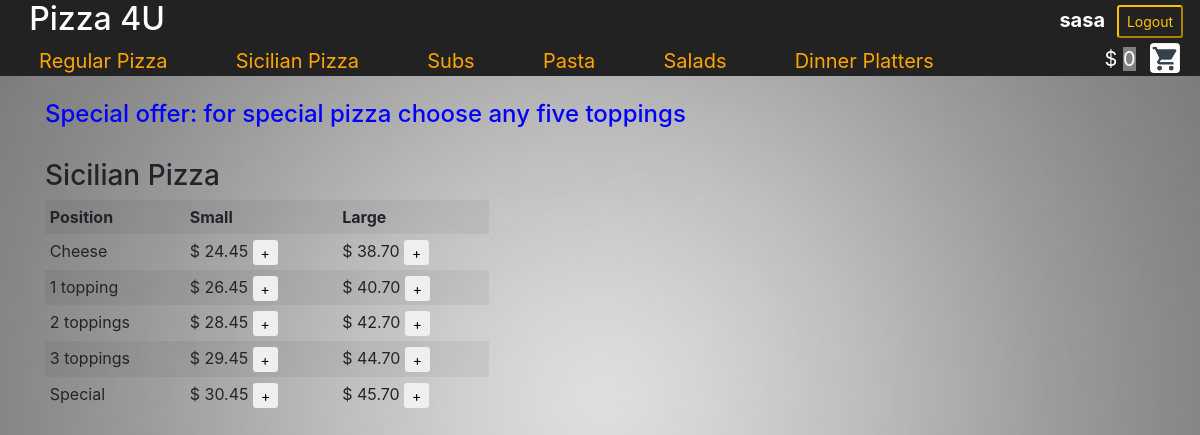
Page /menu/Sicilian Pizza (signed in) on the committed database.
### orders/models.py (models this page shows, shortened)
class MenuPosition(models.Model):
	name = models.CharField(max_length=64)
	name_id = models.CharField(max_length=64)

class MenuTable(models.Model):
	id_position = models.AutoField(primary_key=True)
	category = models.CharField(max_length=64, help_text="Enter the category of dish")
	dish_name = models.CharField(max_length=64, null=True, help_text="Enter a dish")
	price_sml = models.DecimalField(max_digits=4, decimal_places=2, \
									null=True, blank=True, help_text="Enter price")
	price_lrg = models.DecimalField(max_digits=4, decimal_places=2, \
									null=True, blank=True, help_text="Enter price")
	topping_count = models.IntegerField(null=True, blank=True,\
									help_text="Enter topping count")

### orders/views.py (the view)
# urls.py: path("menu/<str:menu_position>", views.menu, name="menu"),
def menu(request, menu_position):
	menu_table = list(MenuTable.objects.filter(category=menu_position).values())
	toppings = MenuTable.objects.filter(category="Toppings").values()
	price_lrg = MenuTable.objects.filter(category=menu_position).values("price_lrg")
	flag = False
	for price in price_lrg:
		if price["price_lrg"] != None:
			flag = True
			break
	context = {\
				"user": request.user,\
				"menu_position":menu_position,\
				"menu_list": MenuPosition.objects.values_list(),\
				"menu_table": menu_table,\
				"toppings":toppings,\
				"flag": flag,\
				"total_cost": order_prise(request.user)
	}
	return render(request,"menu.html", context)

### orders/views.py (called while the page is built)
def order_prise(user_id):
	check_order(user_id)
	order_price = 0
	user_order = Orders.objects.filter(user_id=user_id, order_status="in basket").get()
	user_ord_numb = user_order.order_number
	order_list = OrderDetails.objects.filter(order_number=user_ord_numb)
	if user_order:
		for one_dish in order_list:
			if one_dish.dish_id.category != "Toppings":
				order_price += one_dish.price
	return order_price

def check_order(user_id):
	order_list_ = Orders.objects.filter(user_id=user_id, order_status="in basket").values()
	if len(order_list_) == 0:
		user_order = Orders(user=user_id, order_status="in basket")
		user_order.save()

### orders/templates/menu.html (shortened to what this page needs)
{% extends "index.html" %}
{% block body%}
	{% if flag %}
		{% if menu_position == 'Regular Pizza' or menu_position == 'Sicilian Pizza' %}
			<div style="margin-top: 30px;margin-bottom:30px; color: blue">
				<h4>Special offer: for special pizza choose any five toppings</h4>
			</div>
			<h3>{{ menu_position }}</h3>
			<table id="pizza_table" class="table table-striped table-hover table-borderless table-sm" style="width:40%">
				<tr >
	                <th>Position</th>
	                <th>Small</th>
		            <th>Large</th>
	        	</tr>
				{% for name in menu_table %}
		            <tr>
		                <td>{{ name.dish_name }}</td>
	                		{% if name.topping_count == None %}
	                			<td>$ {{ name.price_sml }}
									<a href="{% url 'add_in_basket' menu_position  name.id_position 'price_sml' None %}">
										<button class="btn btn-sm btn_submit" >+</button>
									</a>
								</td>
				                <td>
				                	$ {{ name.price_lrg }}
				                	<a href="{% url 'add_in_basket' menu_position  name.id_position 'price_lrg' None %}">
										<button class="btn btn-sm btn_submit" >+</button>
									</a>
								</td>
		                	{% else %}
			                	<td>$ {{ name.price_sml }}
										<button id="pizza_sml_btn" class="btn btn-sm btn_submit" data-toggle="modal" data-target="#myModal" value="{{menu_position}}, {{name.id_position}}, price_sml, {{name.topping_count}}">+</button>
								</td>
			                <td>
			                	$ {{ name.price_lrg }}
	 								<button id="pizza_lrg_btn" class="btn btn-sm btn_submit" data-toggle="modal" data-target="#myModal"
	 								value="{{menu_position}}, {{name.id_position}}, price_lrg, {{name.topping_count}}">+</button>
							</td>
						{% endif %}
					</tr>
				{% endfor %}
			</table>
    	{% endif %}
	{% endif %}
{% endblock %}

### orders/templates/index.html (shortened to what this page needs)
<!DOCTYPE html>
<html>
    <head>
        {% load static %}
        <link rel="stylesheet" href="https://maxcdn.bootstrapcdn.com/bootstrap/4.1.3/css/bootstrap.min.css">
        <link rel="stylesheet" type="text/css" href="{% static 'styles.css' %}">
    </head>
    <body >
        <div class="main-header" style="z-index:99999999">
            <div class="grid-container">
                <div>
                    <h2 class='text-white text-right'><a style="color: white; margin-right: 5px" href="{% url 'index'  %}">Pizza 4U</a></h2>
                </div>
                <div>
                </div>
                {% if user %}
                        <div id = "username_in_head" class='text-white text-right font-weight-bold' style="font-size: larges; margin: 5px;margin-right: -15px" >{{user}}</div>
                        <div>
                            <a href="{% url 'logout' %}">
                                <button id = "btn_logout" style="margin: 5px; margin-right: -15px" type="button" class="btn-sm btn-outline-warning">Logout</button>
                            </a>
                        </div>
                {% endif %}
            </div>
        {% if user.is_superuser %}
            </div>
            <div class="container" style="margin-top: 80px">
                <table>
                    {% for order in all_orders %}
                        <tr height="35">
                            <td>
                                <h5 id="inline">#{{ order.order_number }} - {{ order.user }} - {{ order.order_status }}</h5>
                            </td>
                            <td>
                                <div class="dropdown" id="inline">
                                    <button type="button" class="btn btn-success dropdown-toggle" data-toggle="dropdown">
                                    Order Status
                                    </button>
                                    <div class="dropdown-menu">
                                        <a class="dropdown-item" href="{% url 'order_status' order.order_number 'in procces' %}">in procces</a>
                                        <a class="dropdown-item" href="{% url 'order_status' order.order_number 'closed' %}">closed</a>
                                    </div>
                                </div>
                            </td>
                            <td>
                                <div class="dropdown" id="inline">
                                    <button type="button" class="btn btn-sml btn-info dropdown-toggle" data-toggle="dropdown">
                                    Order Details</button>
                                    <div class="dropdown-menu">
                                        {% for details in order_details %}
                                           {% if details.order_number.order_number == order.order_number %}
                                                {% if details.dish_id.category == "Toppings" %}
                                                    <a class="dropdown-item" style="margin-left: 30px">- {{ details.dish_id.dish_name }}</a>
                                                {% else %}
                                                    <a class="dropdown-item">{{ details.dish_id.category }}/{{ details.dish_id.dish_name }} - $ {{ details.price }}</a>
                                                {% endif %}
                                            {% endif %}
                                        {% endfor %}
                                    </div>
                                </div>
                            </td>
                        </tr>
                    {% endfor %}
                </table>
            </div>
        {% else  %}
            <div id = "menu_in_header " class="grid-container2">
                {% for menu_code, menu_position, menu_id in menu_list %}
                    <div>
                        <a style="color: orange" href="{% url 'menu' menu_position %}"> {{ menu_position }}</a>
                    </div>
                {% endfor %}
                <div>
                </div>
                {% if user %}
                    <div style="text-align: right;">
                       <p style="margin: -2.5px 0px;">$ <span style="background: gray;">{{ total_cost }}</span></p>
                    </div>
                    <div style="margin: -5px;">
                        <a href="{% url 'order' %}">
                            <button id="basket_btn" type="button" class="btn"></button>
                        </a>
                    </div>
                 {% endif %}
            </div>
        </div>
        <div class="container" style="margin-top: 100px">
            {% block body%}{% endblock %}
        </div>
        {% endif %}
    </body>
</html>

### orders/static/styles.css (style rules this page uses)
body { overflow: auto; background: url(./depositphotos_9218159-stock-photo-grey-background.jpg) no-repeat center center fixed; background-size: 120%; }
.main-header { position: fixed; top: 0; width: 100%; padding: 0px 10px; background: #222; }
.grid-container { display: grid; grid-template-columns: 160px auto 200px 100px; }
.grid-container2 { display: grid; grid-template-columns:repeat(8, auto) 5%; margin: -5px; padding: 5px 0px; }
.grid-container > div, .grid-container2 > div { text-align: center; padding: 0px 0px; font-size: 20px; color: white; }
.btn_submit { top: 0px; right: 0px; width: 25px; height: 25px; margin: 0px; padding: 0rem 0rem; }
#basket_btn { width: 30px; height: 30px; background-image: url(./basket.png); background-size: 105%; background-repeat: no-repeat; background-position: -1px 0px; }

### rows in the picture
MenuPosition: menu_list "Regular Pizza"
MenuPosition: menu_list "Sicilian Pizza"
MenuPosition: menu_list "Subs"
MenuPosition: menu_list "Pasta"
MenuPosition: menu_list "Salads"
MenuPosition: menu_list "Dinner Platters"
MenuTable: dish_name "Cheese", price_sml "24.45", price_lrg "38.70"
MenuTable: dish_name "1 topping", price_sml "26.45", price_lrg "40.70"
MenuTable: dish_name "2 toppings", price_sml "28.45", price_lrg "42.70"
MenuTable: dish_name "3 toppings", price_sml "29.45", price_lrg "44.70"
MenuTable: dish_name "Special", price_sml "30.45", price_lrg "45.70"

### other values in the picture
{{ user }} "sasa"
{{ total_cost }} "0"
{{ menu_position }} "Sicilian Pizza"
